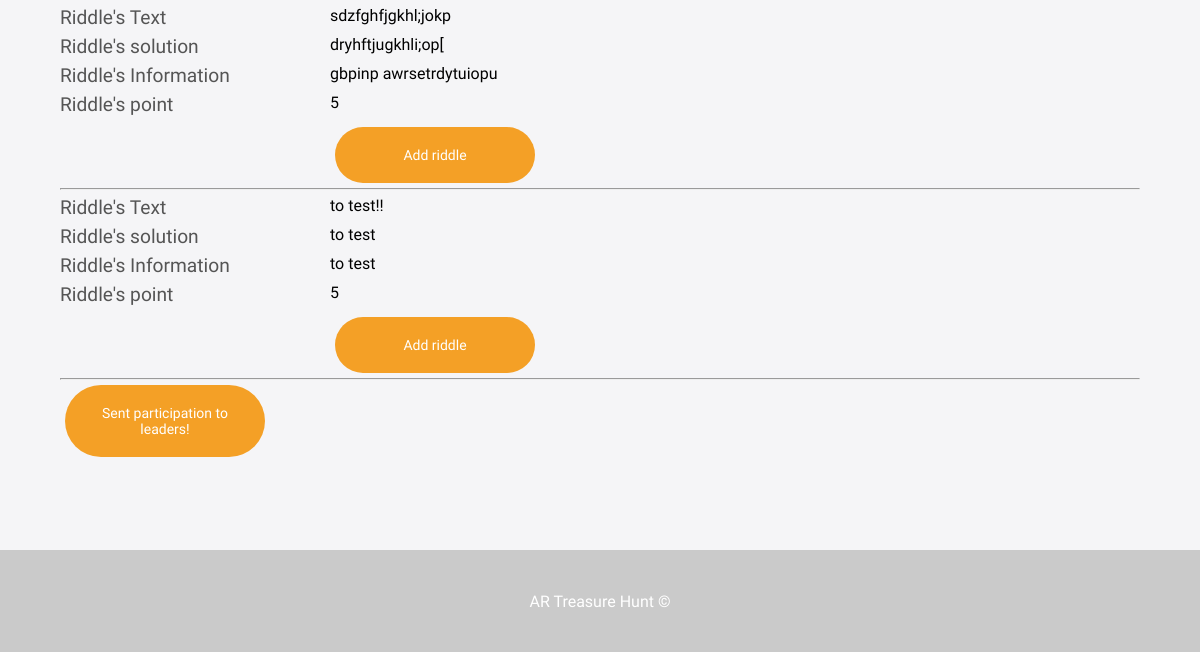
The page /addriddles.php (signed in, lower part) on the database as committed earlier.
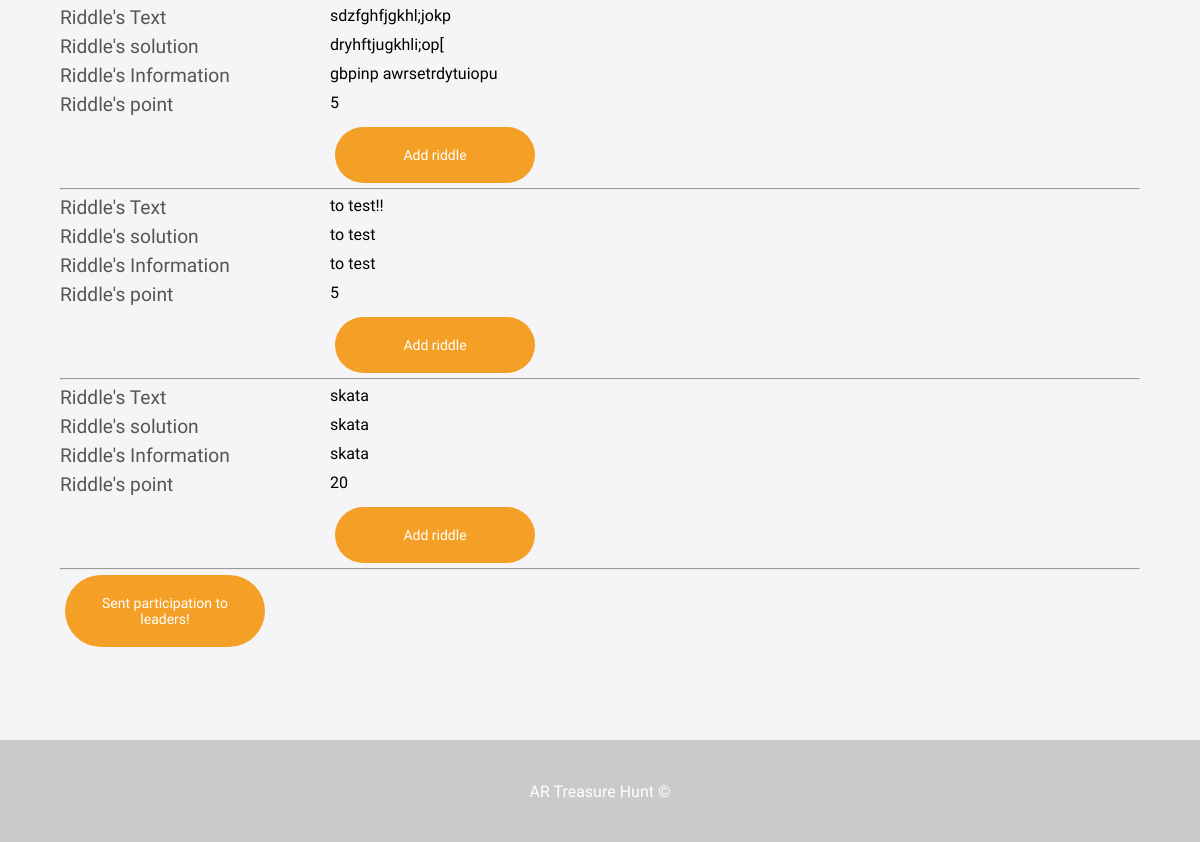
The same page on the database as committed later.
### tables this page shows
CREATE TABLE `riddle` (
  `id_riddle` int(11) NOT NULL,
  `text` varchar(255) NOT NULL,
  `location_solution` varchar(255) NOT NULL,
  `infotext` text NOT NULL,
  `points` float NOT NULL,
  `riddle_link` varchar(255) NOT NULL
);

### addriddles.php (the view, shortened to what this page needs)
<?php
include 'config.php';
?>
<html lang='en'>
  <head>
    <link
      rel='stylesheet'
      href='https://cdnjs.cloudflare.com/ajax/libs/font-awesome/5.15.3/css/all.min.css'
    />
    <link rel='stylesheet' href='css/st.css' />
    <link rel='stylesheet' href='css/form.css' />
    <link rel="stylesheet" href="css/disclaimer.css" />
    <link rel='stylesheet' href='css/button.css' />
  </head>
  <body>
    <section id='about'>
    <div class='container'>
    <?php
    $query = mysqli_query($conn, 'SELECT * FROM riddle');
    while ($row = mysqli_fetch_array($query, MYSQLI_ASSOC)) {
      $text=$row['text'];
      $location_solution=$row['location_solution'];
      $infotext=$row['infotext'];
      $points=$row['points'];
      $id_riddle=$row['id_riddle'];
    echo "<div class='row'>
          <div class='col-25'>
            <p>Riddle's Text</p>
          </div>
          <div class='col-75'>
            $text
          </div>
          </div>
          <div class='row'>
          <div class='col-25'>
            <p>Riddle's solution</p>
          </div>
          <div class='col-75'>
            $location_solution
          </div>
          </div>
          <div class='row'>
          <div class='col-25'>
            <p>Riddle's Information</p>
          </div>
          <div class='col-75'>
            $infotext
          </div>
          </div>
          <div class='row'>
          <div class='col-25'>
            <p>Riddle's point</p>
          </div>
          <div class='col-75'>
            $points
          </div>
          </div>
          <div class='row'>
          <div class='col-25'>
          </div>
          <div class='col-75'>";
          $thunt=$_SESSION['id_thunt'];
          $q = "select * from has where id_riddle='$id_riddle' and id_thunt='$thunt'";
					$result1 = mysqli_query($conn, $q);
					if ($result1) {
					$row = mysqli_num_rows($result1);
					if ($row) {
          echo "
          <form method='post' action='has.php#form-anchor' id='form-anchor'>
					<button type ='submit' name='remove_riddle'  class='button' value='$id_riddle'>
					<span>Remove riddle</span>
					</button>
          </form>";
          }else {
          echo "
          <form method='post' action='has.php#form-anchor' id='form-anchor'>
					<button type ='submit' name='add_riddle'  class='button' value='$id_riddle'>
					<span>Add riddle</span>
					</button>
          </form>";
          }
        }
          echo "
          </div>
          </div>
          <hr>";
    }
    ?>
<form action='https://arthunt.000webhostapp.com/generatelinkQRHunt.php';>
  <button type ='submit' class='button'>
    <span>Sent participation to leaders!</span>
  </button>
</form>
    </div>
    </section>
    <footer id='footer'>
      <h2>AR Treasure Hunt &copy; </h2>
    </footer>
  </body>
</html>

### css/st.css (style rules this page uses)
*, *::after, *::before { box-sizing: border-box; padding: 0; margin: 0; }
body { font-family: 'Gloria Hallelujah', cursive; }
.container { max-width: 1200px; width: 90%; margin: auto; }
#about { padding: 50px 0; background: #f5f5f7; }
#footer h2 { text-align: center; font-size: 1.0rem; padding: 2.6rem; font-weight: 500; color: #fff; background: rgb(202, 202, 202); }

### css/button.css (style rules this page uses)
.button { font-family: 'Gloria Hallelujah', cursive; display: inline-block; border-radius: 55px; background-color: #F4A026; border: none; color: #FFFFFF; text-align: center; font-size: 14px; padding: 20px; width: 200px; transition: all 0.5s; cursor: pointer; margin: 5px; }
.button span { cursor: pointer; display: inline-block; position: relative; transition: 0.5s; }
.button span:after { content: '\00bb'; position: absolute; opacity: 0; top: 0; right: -20px; transition: 0.5s; }

Rows that differ between the two databases and show on the page:
added riddle: text "skata", location_solution "skata", infotext "skata", points "20", $id_riddle 19 (drawn)
